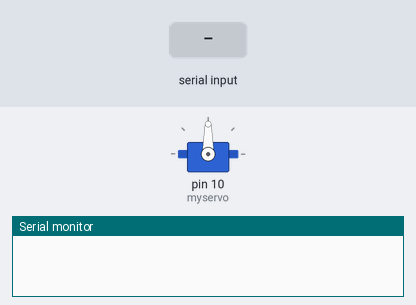
Recording of a sketch running on a simulated Arduino Uno, built with avr-gcc and run on an emulated ATmega328P. Shown: servo, the last lines printed to the serial monitor. The inputs (shaded band) are chosen by the test bench.

Above: at 1.2 s.
1.3 s: "30,150\n" received over the second serial link
At 2.3 s:
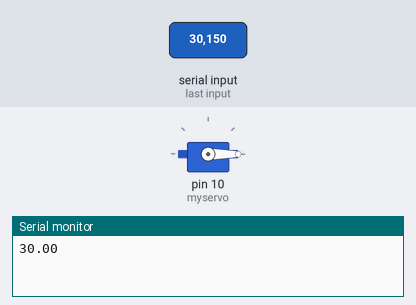
2.8 s: "90,45\n" received over the second serial link
At 3.4 s:
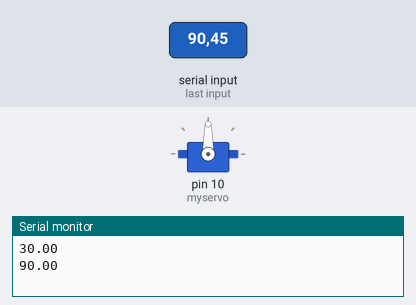
4.3 s: "5\n" received over the second serial link
At 5.7 s:
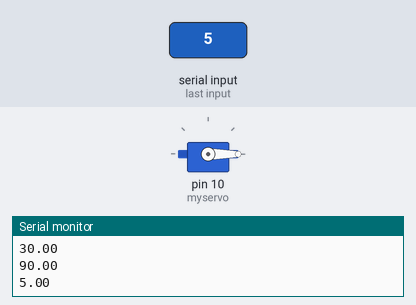
Timing chart, 0 to 7.3 s (numbered marks = the images above; inputs shaded):
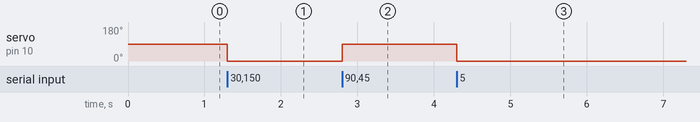

Measured:
- after the input at 1.3 s, servo on pin 10 (myservo): 90° → 0° at once
- after the input at 2.8 s, servo on pin 10 (myservo): 0° → 90° at once
- after the input at 4.3 s, servo on pin 10 (myservo): 90° → 0° at once

The sketch:

controllservoformgy951.ino
```cpp
#include <SoftwareSerial.h>
#include <Servo.h>

SoftwareSerial mySerial(9, 8); // RX, TX
String inputString = "";         // a string to hold incoming data
boolean stringComplete = false;  // whether the string is complete
float yaw;

Servo myservo;

void setup() {
  // put your setup code here, to run once:
  Serial.begin(57600);
  while (!Serial) {
    ; // wait for serial port to connect. Needed for native USB port only
  }
  mySerial.begin(57600);
  myservo.attach(10);
}

void loop() {
  serialEvent(); //call the function
  // print the string when a newline arrives:
  if (stringComplete) {
//    Serial.println(inputString);
//    Serial.print("index , as \t");Serial.println(inputString.indexOf(','));
    yaw = inputString.substring(inputString.indexOf('=')+1, inputString.indexOf(',')).toFloat();
    Serial.println(yaw);
    if(yaw > 0 && yaw < 45){
      myservo.write(0);
    }else if(yaw > 45 && yaw < 135){
      myservo.write(90);
    }else if(yaw > 135 && yaw < 180){
      myservo.write(180);
    }
    inputString = "";
    stringComplete = false;
  }
}

void serialEvent() {
  while (mySerial.available()) {
    char inChar = (char)mySerial.read();
    inputString += inChar;
    if (inChar == '\n') {
      stringComplete = true;
    }
  }
}
```
